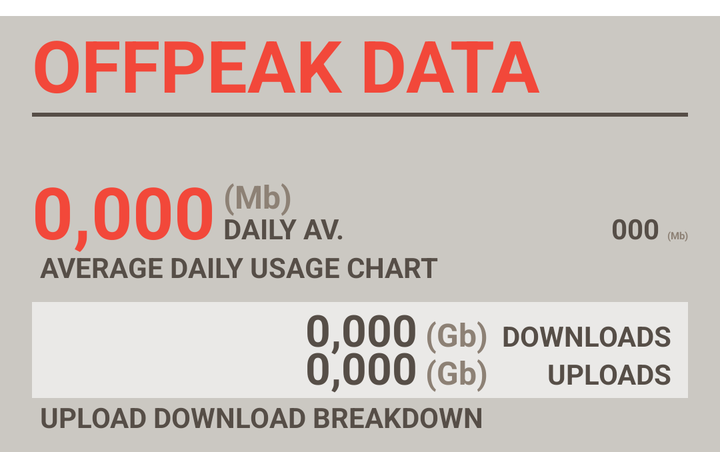
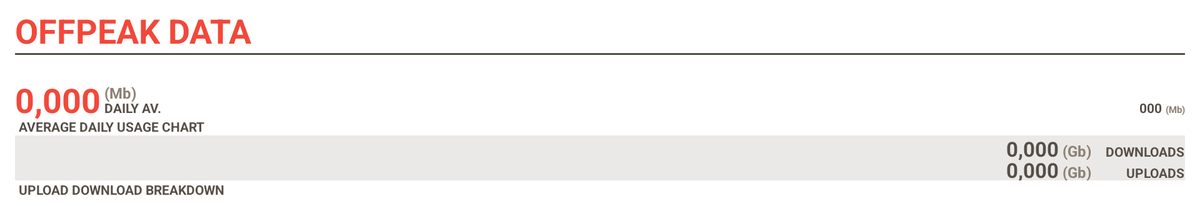

An Android layout and its configuration variant, each rendered on a device that would load it. The default file and the variant file are quoted in full after the pictures.
<!-- AndroidManifest.xml: application theme AppTheme -->
<!-- res/layout/fragment_offpeak_usage.xml -->
<?xml version="1.0" encoding="utf-8"?>

<ScrollView xmlns:android="http://schemas.android.com/apk/res/android"
    android:id="@+id/fragment_peak_usage_scrollview"
    android:layout_width="fill_parent"
    android:layout_height="wrap_content" >

    <RelativeLayout
        android:id="@+id/fragment_offpeak_usage_container"
        android:layout_width="fill_parent"
        android:layout_height="wrap_content" >

        <LinearLayout
            android:id="@+id/fragment_offpeak_usage_donught"
            android:layout_width="fill_parent"
            android:layout_height="0dp"
            android:layout_alignParentLeft="true"
            android:layout_alignParentTop="true"
            android:orientation="vertical" />

        <LinearLayout
            android:id="@+id/fragment_offpeak_usage_donught_text_container"
            android:layout_width="fill_parent"
            android:layout_height="0dp"
            android:layout_alignParentLeft="true"
            android:layout_alignParentTop="true"
            android:gravity="center"
            android:orientation="vertical" >

            <TextView
                android:id="@+id/fragment_offpeak_usage_donught_text_percent"
                android:layout_width="wrap_content"
                android:layout_height="wrap_content"
                android:text="@string/fragment_offpeak_usage_percent"
                android:textColor="@color/accent"
                android:textSize="@dimen/text_xxxlarge" />

            <TextView
                android:id="@+id/fragment_offpeak_usage_donught_text_period"
                android:layout_width="wrap_content"
                android:layout_height="wrap_content"
                android:layout_marginTop="-12dp"
                android:text="@string/fragment_offpeak_usage_data"
                android:textColor="@color/text"
                android:textSize="@dimen/text_normal"
                android:textStyle="bold" />
        </LinearLayout>

        <LinearLayout
            android:id="@+id/fragment_offpeak_usage_daily_container"
            android:layout_width="fill_parent"
            android:layout_height="wrap_content"
            android:layout_below="@+id/fragment_offpeak_usage_donught"
            android:layout_marginTop="@dimen/margin"
            android:background="@color/background_alt"
            android:orientation="vertical"
            android:paddingBottom="@dimen/margin"
            android:paddingLeft="@dimen/vert_margin"
            android:paddingRight="@dimen/vert_margin" >

            <TextView
                android:id="@+id/fragment_offpeak_usage_daily_title"
                android:layout_width="wrap_content"
                android:layout_height="wrap_content"
                android:layout_gravity="left"
                android:text="@string/fragment_offpeak_usage_data"
                android:textColor="@color/accent"
                android:textSize="@dimen/text_xlarge"
                android:textStyle="bold" />

            <View
                android:layout_width="fill_parent"
                android:layout_height="2dp"
                android:layout_marginBottom="@dimen/padding"
                android:background="@color/base" />

            <TextView
                android:id="@+id/fragment_offpeak_usage_daily_shaped"
                android:layout_width="wrap_content"
                android:layout_height="wrap_content"
                android:text="@string/fragment_offpeak_usage_unshaped"
                android:textColor="@color/text_dark"
                android:textSize="@dimen/text_small"
                android:textStyle="bold" />

            

            <RelativeLayout
                android:id="@+id/fragment_offpeak_usage_daily_number_container"
                style="@style/fragment_peak_usage_number_container" >

                <TextView
                    android:id="@+id/fragment_offpeak_usage_daily_number"
                    style="@style/fragment_peak_usage_number"
                    android:text="@string/fragment_offpeak_usage_daily_number" />

                <TextView
                    android:id="@+id/fragment_offpeak_usage_daily_description"
                    style="@style/fragment_peak_usage_number_description"
                    android:layout_alignBaseline="@+id/fragment_offpeak_usage_daily_number"
                    android:layout_toRightOf="@+id/fragment_offpeak_usage_daily_number"
                    android:text="@string/fragment_offpeak_usage_daily_av" />

                <TextView
                    android:id="@+id/fragment_offpeak_usage_daily_description_right_unit"
                    style="@style/fragment_peak_usage_number_description"
                    android:layout_alignBaseline="@+id/fragment_offpeak_usage_daily_number"
                    android:layout_alignParentRight="true"
                    android:text="@string/fragment_offpeak_usage_daily_number_unit"
                    android:textColor="@color/base_light"
                    android:textSize="@dimen/text_tiny" />

                <TextView
                    android:id="@+id/fragment_offpeak_usage_daily_description_right"
                    style="@style/fragment_peak_usage_number_description"
                    android:layout_alignBaseline="@+id/fragment_offpeak_usage_daily_number"
                    android:layout_toLeftOf="@+id/fragment_offpeak_usage_daily_description_right_unit"
                    android:text="@string/fragment_offpeak_usage_daily_variation" />

                <TextView
                    android:id="@+id/fragment_offpeak_usage_daily_summary"
                    style="@style/fragment_peak_usage_number_summary"
                    android:layout_toRightOf="@+id/fragment_offpeak_usage_daily_number"
                    android:text="@string/fragment_offpeak_usage_daily_number_unit" />

                <LinearLayout
                    android:id="@+id/fragment_offpeak_usage_daily_chart"
                    android:layout_width="fill_parent"
                    android:layout_height="@dimen/touch_half"
                    android:layout_below="@+id/fragment_offpeak_usage_daily_number"
                    android:layout_marginTop="-6dp"
                    android:background="@color/background_alt_light"
                    android:orientation="vertical" />

                <TextView
                    android:id="@+id/fragment_offpeak_usage_average_daily_title"
                    style="@style/fragment_peak_usage_number_description"
                    android:layout_below="@+id/fragment_offpeak_usage_daily_chart"
                    android:text="@string/fragment_offpeak_usage_daily_title" />
            </RelativeLayout>

            

            <RelativeLayout
                android:id="@+id/fragment_offpeak_upload_download_container"
                android:layout_width="fill_parent"
                android:layout_height="@dimen/touch"
                android:layout_marginTop="@dimen/margin"
                android:background="@color/background_alt_light"
                android:gravity="center" >

                <LinearLayout
                    android:id="@+id/fragment_offpeak_upload_download_chart"
                    android:layout_width="@dimen/touch"
                    android:layout_height="@dimen/touch"
                    android:layout_alignParentLeft="true"
                    android:gravity="left|center_horizontal"
                    android:orientation="vertical"/>

                <TextView
                    android:id="@+id/fragment_offpeak_upload_download_download_title"
                    style="@style/fragment_peak_usage_number_description"
                    android:layout_alignParentRight="true"
                    android:layout_alignParentTop="true"
                    android:layout_marginTop="6dp"
                    android:paddingRight="@dimen/margin"
                    android:text="@string/fragment_offpeak_upload_download_download_title" />

                <TextView
                    android:id="@+id/fragment_offpeak_upload_download_download_unit"
                    style="@style/fragment_peak_usage_number_summary"
                    android:layout_alignBaseline="@+id/fragment_offpeak_upload_download_download_title"
                    android:layout_alignParentRight="true"
                    android:layout_marginRight="100dp"
                    android:text="@string/fragment_offpeak_upload_download_download_unit" />

                <TextView
                    android:id="@+id/fragment_offpeak_upload_download_download_number"
                    style="@style/fragment_peak_usage_number_description"
                    android:layout_alignBaseline="@+id/fragment_offpeak_upload_download_download_title"
                    android:layout_toLeftOf="@+id/fragment_offpeak_upload_download_download_unit"
                    android:text="@string/fragment_offpeak_upload_download_download_number"
                    android:textSize="@dimen/text_large" />

                <TextView
                    android:id="@+id/fragment_offpeak_upload_download_upload_title"
                    style="@style/fragment_peak_usage_number_description"
                    android:layout_alignParentBottom="true"
                    android:layout_alignParentRight="true"
                    android:paddingRight="@dimen/margin"
                    android:layout_marginBottom="4dp"
                    android:text="@string/fragment_offpeak_upload_download_upload_title" />

                <TextView
                    android:id="@+id/fragment_offpeak_upload_download_upload_unit"
                    style="@style/fragment_peak_usage_number_summary"
                    android:layout_alignBaseline="@+id/fragment_offpeak_upload_download_upload_title"
                    android:layout_alignParentRight="true"
                    android:layout_marginRight="100dp"
                    android:text="@string/fragment_offpeak_upload_download_upload_unit" />

                <TextView
                    android:id="@+id/fragment_offpeak_upload_download_upload_number"
                    style="@style/fragment_peak_usage_number_description"
                    android:layout_alignBaseline="@+id/fragment_offpeak_upload_download_upload_title"
                    android:layout_toLeftOf="@+id/fragment_offpeak_upload_download_upload_unit"
                    android:text="@string/fragment_offpeak_upload_download_upload_number"
                    android:textSize="@dimen/text_large" />
            </RelativeLayout>

            <TextView
                android:id="@+id/fragment_offpeak_upload_download_title"
                style="@style/fragment_peak_usage_number_description"
                android:layout_width="fill_parent"
                android:text="@string/fragment_offpeak_upload_download_title" />
        </LinearLayout>
    </RelativeLayout>

</ScrollView>
<!-- resources referenced by this layout -->
<resources>
  <color name="accent">#f2483a</color>
  <color name="background_alt">#cbc8c2</color>
  <color name="background_alt_light">#eae9e7</color>
  <color name="base">#564e47</color>
  <color name="base_light">#8d8175</color>
  <color name="text">#6e746e</color>
  <dimen name="margin">8dp</dimen>
  <dimen name="padding">4dp</dimen>
  <dimen name="text_large">22sp</dimen>
  <dimen name="text_normal">16sp</dimen>
  <dimen name="text_small">14sp</dimen>
  <dimen name="text_xlarge">36sp</dimen>
  <dimen name="touch">48dp</dimen>
  <dimen name="vert_margin">16dp</dimen>
  <string name="fragment_offpeak_upload_download_download_number">0,000</string>
  <string name="fragment_offpeak_upload_download_download_title">DOWNLOADS</string>
  <string name="fragment_offpeak_upload_download_download_unit">(Gb)</string>
  <string name="fragment_offpeak_upload_download_title">UPLOAD DOWNLOAD BREAKDOWN</string>
  <string name="fragment_offpeak_upload_download_upload_number">0,000</string>
  <string name="fragment_offpeak_upload_download_upload_title">UPLOADS</string>
  <string name="fragment_offpeak_upload_download_upload_unit">(Gb)</string>
  <string name="fragment_offpeak_usage_daily_av">DAILY AV.</string>
  <string name="fragment_offpeak_usage_daily_number">0,000</string>
  <string name="fragment_offpeak_usage_daily_number_unit">(Mb)</string>
  <string name="fragment_offpeak_usage_daily_title">AVERAGE DAILY USAGE CHART</string>
  <string name="fragment_offpeak_usage_daily_variation">000</string>
  <string name="fragment_offpeak_usage_data">OFFPEAK DATA</string>
  <string name="fragment_offpeak_usage_percent">00%</string>
  <string name="fragment_offpeak_usage_unshaped">UNSHAPED</string>
  <style name="fragment_peak_usage_number">
          <item name="android:layout_width">wrap_content</item>
          <item name="android:layout_height">wrap_content</item>
          <item name="android:layout_marginTop">0dp</item>
          <item name="android:layout_alignParentLeft">true</item>
          <item name="android:layout_alignParentTop">true</item>
          <item name="android:textColor">@color/accent</item>
          <item name="android:textSize">@dimen/text_xlarge</item>
          <item name="android:textStyle">bold</item>
      </style>
  <style name="fragment_peak_usage_number_container">
          <item name="android:layout_width">match_parent</item>
          <item name="android:layout_height">wrap_content</item>
      </style>
  <style name="fragment_peak_usage_number_description">
          <item name="android:layout_width">wrap_content</item>
          <item name="android:layout_height">wrap_content</item>
          <item name="android:paddingLeft">@dimen/padding</item>
          <item name="android:textColor">@color/base</item>
          <item name="android:textSize">@dimen/text_small</item>
          <item name="android:textStyle">bold</item>
      </style>
  <!-- from res/values-v14/ -->
  <style name="AppTheme" parent="@style/Theme.Sherlock.Light.DarkActionBar">
          <item name="android:listViewStyle">@style/TransparentListView</item>
          <item name="android:expandableListViewStyle">@style/TransparentExpandableListView</item>
      </style>
  <!-- from res/values-v14/ -->
  <style name="TransparentListView" parent="@android:style/Widget.ListView">
        <item name="android:cacheColorHint">@android:color/transparent</item>
      </style>
  <!-- from res/values-v14/ -->
  <style name="TransparentExpandableListView" parent="@android:style/Widget.ExpandableListView">
        <item name="android:cacheColorHint">@android:color/transparent</item>
      </style>
</resources>
<!-- res/layout-w1024dp/fragment_offpeak_usage.xml (the repository's variant of the layout above) -->
<!-- drawn on a large tablet held sideways -->
<?xml version="1.0" encoding="utf-8"?>

<ScrollView xmlns:android="http://schemas.android.com/apk/res/android"
    android:id="@+id/fragment_peak_usage_scrollview"
    android:layout_width="fill_parent"
    android:layout_height="wrap_content" >

    <RelativeLayout
        android:id="@+id/fragment_offpeak_usage_container"
        android:layout_width="fill_parent"
        android:layout_height="wrap_content" >

        <LinearLayout
            android:id="@+id/fragment_offpeak_usage_donught"
            android:layout_width="0dp"
            android:layout_height="0dp"
            android:orientation="vertical"
            android:visibility="gone" />

        <LinearLayout
            android:id="@+id/fragment_offpeak_usage_donught_text_container"
            android:layout_width="0dp"
            android:layout_height="0dp"
            android:orientation="vertical"
            android:visibility="gone" >

            <TextView
                android:id="@+id/fragment_offpeak_usage_donught_text_percent"
                android:layout_width="0dp"
                android:layout_height="0dp" />

            <TextView
                android:id="@+id/fragment_offpeak_usage_donught_text_period"
                android:layout_width="0dp"
                android:layout_height="0dp" />
        </LinearLayout>

        <LinearLayout
            android:id="@+id/fragment_offpeak_usage_daily_container"
            android:layout_width="fill_parent"
            android:layout_height="wrap_content"
            android:layout_alignParentTop="true"
            android:layout_marginTop="@dimen/margin"
            android:orientation="vertical"
            android:paddingBottom="@dimen/margin"
            android:paddingLeft="@dimen/vert_margin"
            android:paddingRight="@dimen/vert_margin" >

            <TextView
                android:id="@+id/fragment_offpeak_usage_daily_title"
                android:layout_width="wrap_content"
                android:layout_height="wrap_content"
                android:layout_gravity="left"
                android:text="@string/fragment_offpeak_usage_data"
                android:textColor="@color/accent"
                android:textSize="@dimen/text_xlarge"
                android:textStyle="bold" />

            <View
                android:layout_width="fill_parent"
                android:layout_height="2dp"
                android:layout_marginBottom="@dimen/padding"
                android:background="@color/base" />

            <TextView
                android:id="@+id/fragment_offpeak_usage_daily_shaped"
                android:layout_width="wrap_content"
                android:layout_height="wrap_content"
                android:text="@string/fragment_offpeak_usage_unshaped"
                android:textColor="@color/text_dark"
                android:textSize="@dimen/text_small"
                android:textStyle="bold" />

            

            <RelativeLayout
                android:id="@+id/fragment_offpeak_usage_daily_number_container"
                style="@style/fragment_peak_usage_number_container" >

                <TextView
                    android:id="@+id/fragment_offpeak_usage_daily_number"
                    style="@style/fragment_peak_usage_number"
                    android:text="@string/fragment_offpeak_usage_daily_number" />

                <TextView
                    android:id="@+id/fragment_offpeak_usage_daily_description"
                    style="@style/fragment_peak_usage_number_description"
                    android:layout_alignBaseline="@+id/fragment_offpeak_usage_daily_number"
                    android:layout_toRightOf="@+id/fragment_offpeak_usage_daily_number"
                    android:text="@string/fragment_offpeak_usage_daily_av" />

                <TextView
                    android:id="@+id/fragment_offpeak_usage_daily_description_right_unit"
                    style="@style/fragment_peak_usage_number_description"
                    android:layout_alignBaseline="@+id/fragment_offpeak_usage_daily_number"
                    android:layout_alignParentRight="true"
                    android:text="@string/fragment_offpeak_usage_daily_number_unit"
                    android:textColor="@color/base_light"
                    android:textSize="@dimen/text_tiny" />

                <TextView
                    android:id="@+id/fragment_offpeak_usage_daily_description_right"
                    style="@style/fragment_peak_usage_number_description"
                    android:layout_alignBaseline="@+id/fragment_offpeak_usage_daily_number"
                    android:layout_toLeftOf="@+id/fragment_offpeak_usage_daily_description_right_unit"
                    android:text="@string/fragment_offpeak_usage_daily_variation" />

                <TextView
                    android:id="@+id/fragment_offpeak_usage_daily_summary"
                    style="@style/fragment_peak_usage_number_summary"
                    android:layout_toRightOf="@+id/fragment_offpeak_usage_daily_number"
                    android:text="@string/fragment_offpeak_usage_daily_number_unit" />

                <LinearLayout
                    android:id="@+id/fragment_offpeak_usage_daily_chart"
                    android:layout_width="fill_parent"
                    android:layout_height="@dimen/touch_half"
                    android:layout_below="@+id/fragment_offpeak_usage_daily_number"
                    android:layout_marginTop="-6dp"
                    android:background="@color/background_alt_light"
                    android:orientation="vertical" />

                <TextView
                    android:id="@+id/fragment_offpeak_usage_average_daily_title"
                    style="@style/fragment_peak_usage_number_description"
                    android:layout_below="@+id/fragment_offpeak_usage_daily_chart"
                    android:text="@string/fragment_offpeak_usage_daily_title" />
            </RelativeLayout>

            

            <RelativeLayout
                android:id="@+id/fragment_offpeak_upload_download_container"
                android:layout_width="fill_parent"
                android:layout_height="@dimen/touch"
                android:layout_marginTop="@dimen/touch_half"
                android:background="@color/background_alt_light"
                android:gravity="center" >

                <LinearLayout
                    android:id="@+id/fragment_offpeak_upload_download_chart"
                    android:layout_width="@dimen/touch"
                    android:layout_height="@dimen/touch"
                    android:layout_alignParentLeft="true"
                    android:gravity="left|center_horizontal" />

                <TextView
                    android:id="@+id/fragment_offpeak_upload_download_download_title"
                    style="@style/fragment_peak_usage_number_description"
                    android:layout_alignParentRight="true"
                    android:layout_alignParentTop="true"
                    android:layout_marginTop="6dp"
                    android:text="@string/fragment_offpeak_upload_download_download_title" />

                <TextView
                    android:id="@+id/fragment_offpeak_upload_download_download_unit"
                    style="@style/fragment_peak_usage_number_summary"
                    android:layout_alignBaseline="@+id/fragment_offpeak_upload_download_download_title"
                    android:layout_alignParentRight="true"
                    android:layout_marginRight="100dp"
                    android:text="@string/fragment_offpeak_upload_download_download_unit" />

                <TextView
                    android:id="@+id/fragment_offpeak_upload_download_download_number"
                    style="@style/fragment_peak_usage_number_description"
                    android:layout_alignBaseline="@+id/fragment_offpeak_upload_download_download_title"
                    android:layout_toLeftOf="@+id/fragment_offpeak_upload_download_download_unit"
                    android:text="@string/fragment_offpeak_upload_download_download_number"
                    android:textSize="@dimen/text_large" />

                <TextView
                    android:id="@+id/fragment_offpeak_upload_download_upload_title"
                    style="@style/fragment_peak_usage_number_description"
                    android:layout_alignParentBottom="true"
                    android:layout_alignParentRight="true"
                    android:text="@string/fragment_offpeak_upload_download_upload_title" />

                <TextView
                    android:id="@+id/fragment_offpeak_upload_download_upload_unit"
                    style="@style/fragment_peak_usage_number_summary"
                    android:layout_alignBaseline="@+id/fragment_offpeak_upload_download_upload_title"
                    android:layout_alignParentRight="true"
                    android:layout_marginRight="100dp"
                    android:text="@string/fragment_offpeak_upload_download_upload_unit" />

                <TextView
                    android:id="@+id/fragment_offpeak_upload_download_upload_number"
                    style="@style/fragment_peak_usage_number_description"
                    android:layout_alignBaseline="@+id/fragment_offpeak_upload_download_upload_title"
                    android:layout_toLeftOf="@+id/fragment_offpeak_upload_download_upload_unit"
                    android:text="@string/fragment_offpeak_upload_download_upload_number"
                    android:textSize="@dimen/text_large" />
            </RelativeLayout>

            <TextView
                android:id="@+id/fragment_offpeak_upload_download_title"
                style="@style/fragment_peak_usage_number_description"
                android:layout_width="fill_parent"
                android:text="@string/fragment_offpeak_upload_download_title" />
        </LinearLayout>
    </RelativeLayout>

</ScrollView>
<!-- resources referenced by the variant -->
<!-- as a large tablet held sideways resolves them -->
<resources>
  <color name="accent">#f2483a</color>
  <color name="background_alt_light">#eae9e7</color>
  <color name="base">#564e47</color>
  <color name="base_light">#8d8175</color>
  <dimen name="margin">8dp</dimen>
  <dimen name="padding">4dp</dimen>
  <dimen name="text_large">22sp</dimen>
  <dimen name="text_small">14sp</dimen>
  <dimen name="text_xlarge">36sp</dimen>
  <dimen name="touch">48dp</dimen>
  <dimen name="vert_margin">16dp</dimen>
  <string name="fragment_offpeak_upload_download_download_number">0,000</string>
  <string name="fragment_offpeak_upload_download_download_title">DOWNLOADS</string>
  <string name="fragment_offpeak_upload_download_download_unit">(Gb)</string>
  <string name="fragment_offpeak_upload_download_title">UPLOAD DOWNLOAD BREAKDOWN</string>
  <string name="fragment_offpeak_upload_download_upload_number">0,000</string>
  <string name="fragment_offpeak_upload_download_upload_title">UPLOADS</string>
  <string name="fragment_offpeak_upload_download_upload_unit">(Gb)</string>
  <string name="fragment_offpeak_usage_daily_av">DAILY AV.</string>
  <string name="fragment_offpeak_usage_daily_number">0,000</string>
  <string name="fragment_offpeak_usage_daily_number_unit">(Mb)</string>
  <string name="fragment_offpeak_usage_daily_title">AVERAGE DAILY USAGE CHART</string>
  <string name="fragment_offpeak_usage_daily_variation">000</string>
  <string name="fragment_offpeak_usage_data">OFFPEAK DATA</string>
  <string name="fragment_offpeak_usage_unshaped">UNSHAPED</string>
  <style name="fragment_peak_usage_number">
          <item name="android:layout_width">wrap_content</item>
          <item name="android:layout_height">wrap_content</item>
          <item name="android:layout_marginTop">0dp</item>
          <item name="android:layout_alignParentLeft">true</item>
          <item name="android:layout_alignParentTop">true</item>
          <item name="android:textColor">@color/accent</item>
          <item name="android:textSize">@dimen/text_xlarge</item>
          <item name="android:textStyle">bold</item>
      </style>
  <style name="fragment_peak_usage_number_container">
          <item name="android:layout_width">match_parent</item>
          <item name="android:layout_height">wrap_content</item>
      </style>
  <style name="fragment_peak_usage_number_description">
          <item name="android:layout_width">wrap_content</item>
          <item name="android:layout_height">wrap_content</item>
          <item name="android:paddingLeft">@dimen/padding</item>
          <item name="android:textColor">@color/base</item>
          <item name="android:textSize">@dimen/text_small</item>
          <item name="android:textStyle">bold</item>
      </style>
  <style name="fragment_peak_usage_number_summary">
          <item name="android:layout_width">wrap_content</item>
          <item name="android:layout_height">wrap_content</item>
          <item name="android:layout_alignParentTop">true</item>
          <item name="android:layout_marginTop">6dp</item>
          <item name="android:paddingLeft">@dimen/padding</item>
          <item name="android:textColor">@color/base_light</item>
          <item name="android:textSize">@dimen/text_normal</item>
          <item name="android:textStyle">bold</item>
      </style>
  <!-- from res/values-v14/ -->
  <style name="AppTheme" parent="@style/Theme.Sherlock.Light.DarkActionBar">
          <item name="android:listViewStyle">@style/TransparentListView</item>
          <item name="android:expandableListViewStyle">@style/TransparentExpandableListView</item>
      </style>
  <dimen name="text_normal">16sp</dimen>
  <!-- from res/values-v14/ -->
  <style name="TransparentListView" parent="@android:style/Widget.ListView">
        <item name="android:cacheColorHint">@android:color/transparent</item>
      </style>
  <!-- from res/values-v14/ -->
  <style name="TransparentExpandableListView" parent="@android:style/Widget.ExpandableListView">
        <item name="android:cacheColorHint">@android:color/transparent</item>
      </style>
</resources>
